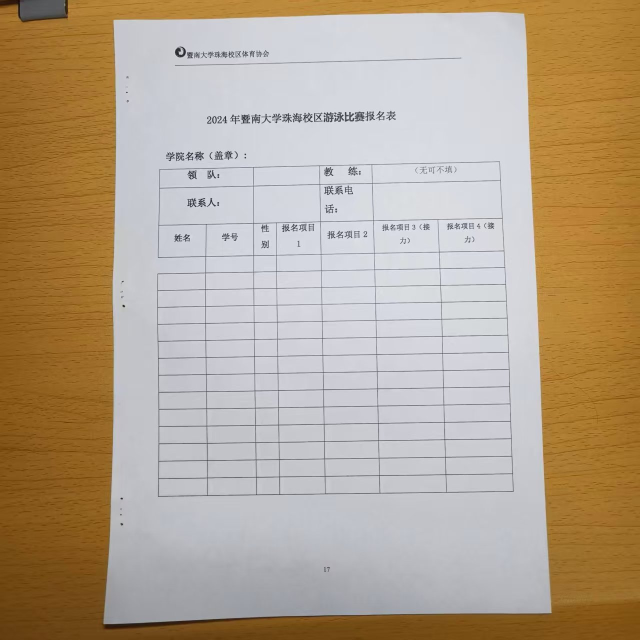
#> input picture my-experiment05/images/test.jpg, 1280 x 1280 px, found by its file name (shown at 1/2 size); its folder holds only this picture in this run
$ python main.py
#> lines starting #> are read from the running program, lines starting #| are printed output that depends on the picture; after the words box and inside, x2 and y2 are one past the last pixel; in counts of white or black regions, pixels touching at a corner belong together
import cv2
import numpy as np
import matplotlib.pyplot as plt
import os

# ==================== 使用绝对路径 ====================
username = "xie_bao_fang"
base_path = f"/home/{username}/cv-course/my-experiment05"
images_dir = os.path.join(base_path, 'images')
test_jpg_path = os.path.join(images_dir, 'test.jpg')
os.makedirs(images_dir, exist_ok=True)

print("="*60)
print("几何变换实验 - 全能扫描王效果")
print(f"图片路径: {test_jpg_path}")
print(f"图片是否存在: {os.path.exists(test_jpg_path)}")

# ==================== 1. 生成测试图 ====================
print("\n1. 生成测试图...")

def create_test_image(size=600):
#> called with size = 600
    img = np.ones((size, size, 3), dtype=np.uint8) * 255
    cv2.rectangle(img, (150, 150), (450, 350), (0, 0, 255), 3)
    cv2.circle(img, (300, 250), 100, (0, 255, 0), 3)
#> img: shape (600, 600, 3); mean of channels 0, 1, 2 249.5, 251.8, 252.8
    for y in range(100, 500, 80):
        cv2.line(img, (50, y), (550, y), (255, 0, 0), 2)
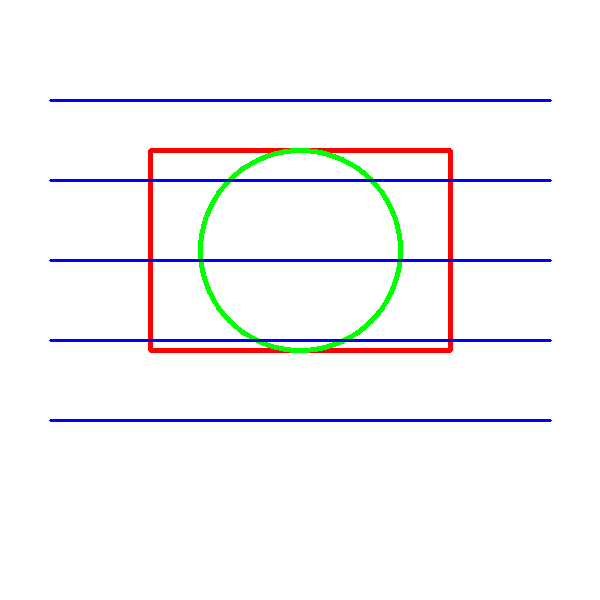
#> img: shape (600, 600, 3); mean of channels 0, 1, 2 249.7, 246.5, 247.5; drawn as B, G, R
    for x in range(100, 550, 80):
        cv2.line(img, (x, 50), (x, 550), (255, 0, 0), 2)
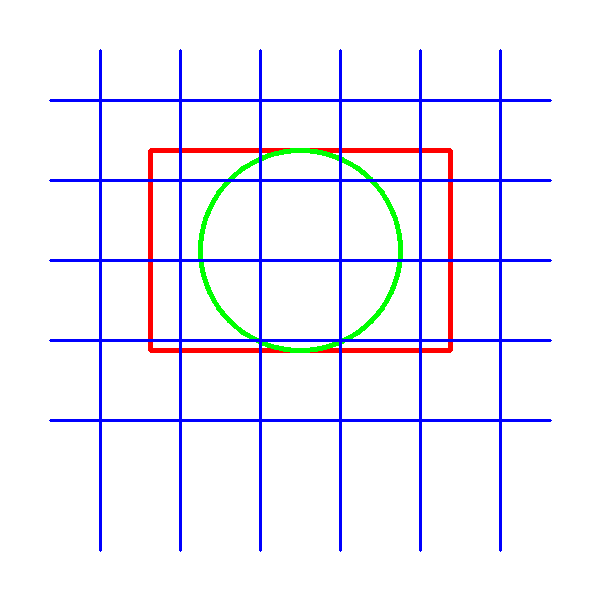
#> img: shape (600, 600, 3); 2.43% of pixels changed, all inside (x1, y1, x2, y2) = (99, 49, 502, 552); drawn as B, G, R
    cv2.putText(img, "Rectangle", (180, 130), cv2.FONT_HERSHEY_SIMPLEX, 0.6, (0, 0, 255), 2)
    cv2.putText(img, "Circle", (270, 240), cv2.FONT_HERSHEY_SIMPLEX, 0.6, (0, 255, 0), 2)
    cv2.putText(img, "Parallel Lines", (220, 80), cv2.FONT_HERSHEY_SIMPLEX, 0.5, (255, 0, 0), 2)
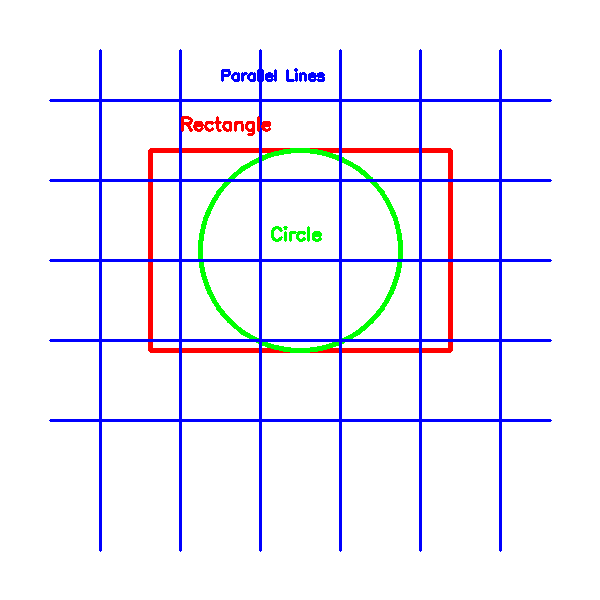
#> img: shape (600, 600, 3); mean of channels 0, 1, 2 249, 239.4, 240.6; drawn as B, G, R
    return img

test_img = create_test_image(600)
cv2.imwrite(os.path.join(images_dir, '0_original.png'), test_img)

# ==================== 2. 相似变换 ====================
h, w = test_img.shape[:2]
#> h = 600; w = 600
M = cv2.getRotationMatrix2D((w//2, h//2), 30, 0.8)
#> M = [[0.693, 0.4, -27.85], [-0.4, 0.693, 212.2]]
similarity_img = cv2.warpAffine(test_img, M, (w, h), borderMode=cv2.BORDER_CONSTANT, borderValue=(255,255,255))
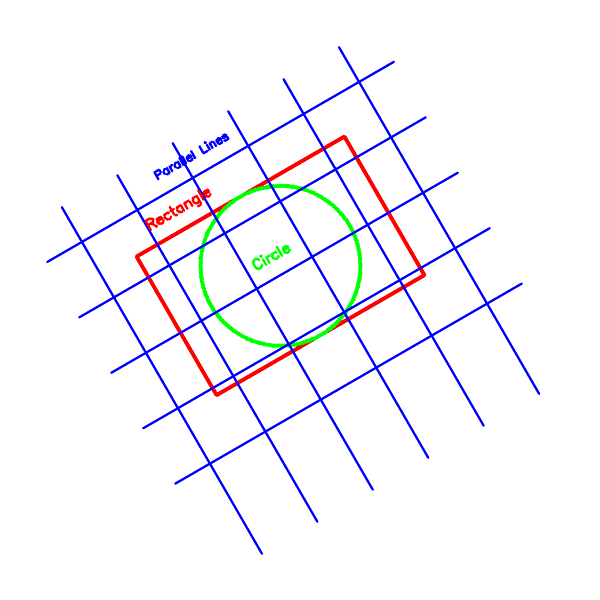
#> similarity_img: shape (600, 600, 3); mean of channels 0, 1, 2 251.2, 245, 245.8; drawn as B, G, R
cv2.imwrite(os.path.join(images_dir, '1_similarity.png'), similarity_img)

# ==================== 3. 仿射变换 ====================
pts1 = np.float32([[50, 50], [550, 50], [50, 550]])
pts2 = np.float32([[50, 100], [550, 50], [150, 550]])
M = cv2.getAffineTransform(pts1, pts2)
#> M = [[1, 0.2, -10], [-0.1, 0.9, 60]]
affine_img = cv2.warpAffine(test_img, M, (w, h), borderMode=cv2.BORDER_CONSTANT, borderValue=(255,255,255))
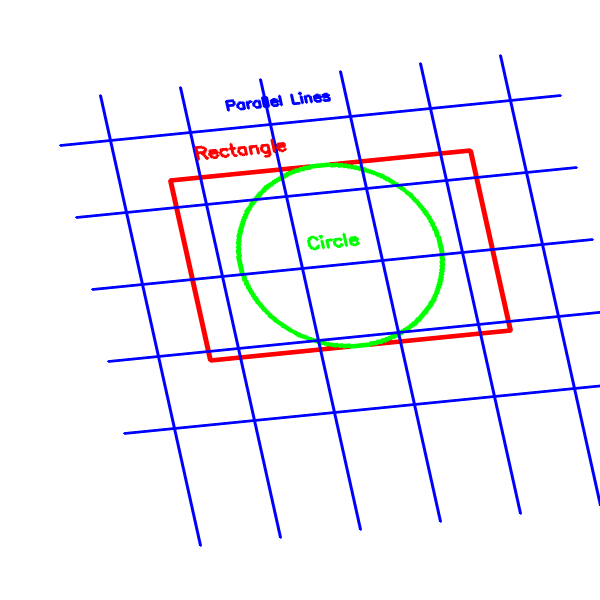
#> affine_img: shape (600, 600, 3); mean of channels 0, 1, 2 249.5, 240.7, 241.9; drawn as B, G, R
cv2.imwrite(os.path.join(images_dir, '2_affine.png'), affine_img)

# ==================== 4. 透视变换 ====================
pts1 = np.float32([[50, 50], [550, 50], [50, 550], [550, 550]])
pts2 = np.float32([[80, 30], [520, 80], [30, 520], [570, 570]])
M = cv2.getPerspectiveTransform(pts1, pts2)
#> M = [[0.885, -0.109, 39.9], [0.101, 0.773, -14.19], [3.75e-05, -0.000368, 1]]
perspective_img = cv2.warpPerspective(test_img, M, (w, h), borderMode=cv2.BORDER_CONSTANT, borderValue=(255,255,255))
cv2.imwrite(os.path.join(images_dir, '3_perspective.png'), perspective_img)
print("前4部分完成，图片已保存")

# ==================== 5. 几何性质分析 ====================
print("\n" + "="*60)
print("几何性质分析")
print("="*60)
print("""
相似变换: 保持直线、平行、垂直，圆可能变椭圆
仿射变换: 保持直线、平行，不保持垂直，圆变椭圆
透视变换: 只保持直线，平行和垂直都不保持
""")

# ==================== 6. 扫描王效果：A4纸校正并铺满 ====================
print("\n" + "="*60)
print("6. 全能扫描王效果：A4纸校正并铺满画面")

corrected_img = None
real_photo = None

if not os.path.exists(test_jpg_path):
    print(f"错误：找不到图片 {test_jpg_path}")
    print("请将A4纸照片命名为 test.jpg 放到 images 文件夹中")
else:
    print(f"成功找到图片: {test_jpg_path}")
    real_photo = cv2.imread(test_jpg_path)
#> real_photo is the input picture: shape (1280, 1280, 3); mean B, G, R 143.5, 164.8, 181.6

    if real_photo is None:
        print("错误：无法读取图片，文件可能损坏")
    else:
        print(f"图片尺寸: {real_photo.shape}")
#| 图片尺寸: (1280, 1280, 3)
        h, w = real_photo.shape[:2]
#> h = 1280; w = 1280

        # 显示图片让用户选择角点
        points = []
        img_copy = real_photo.copy()

        def mouse_callback(event, x, y, flags, param):
            if event == cv2.EVENT_LBUTTONDOWN:
                if len(points) < 4:
                    points.append([x, y])
                    cv2.circle(img_copy, (x, y), 8, (0, 255, 0), -1)
                    cv2.putText(img_copy, str(len(points)), (x+10, y-10),
                                cv2.FONT_HERSHEY_SIMPLEX, 0.6, (0, 255, 0), 2)
                    cv2.imshow('Select 4 corners of A4 paper', img_copy)
                    print(f"已选择点{len(points)}: ({x}, {y})")

                    if len(points) == 4:
                        print("已选择4个角点，按 Enter 键继续...")

        cv2.imshow('Select 4 corners of A4 paper', img_copy)
        cv2.setMouseCallback('Select 4 corners of A4 paper', mouse_callback)
        print("\n请按顺序点击A4纸的四个角点：")
        print("  点1: 左上角")
        print("  点2: 右上角")
        print("  点3: 左下角")
        print("  点4: 右下角")

        cv2.waitKey(0)
        cv2.destroyAllWindows()

        if len(points) == 4:
            print(f"\n选择的角点: {points}")
            pts_src = np.float32(points)

            # 关键：计算A4纸的宽度和高度（按比例，A4纸长宽比约为√2:1 ≈ 1.414）
            # 计算源图像中A4纸的实际宽度和高度
            width_top = np.linalg.norm(pts_src[1] - pts_src[0])   # 上边宽度
            width_bottom = np.linalg.norm(pts_src[3] - pts_src[2]) # 下边宽度
            height_left = np.linalg.norm(pts_src[2] - pts_src[0])   # 左边高度
            height_right = np.linalg.norm(pts_src[3] - pts_src[1])  # 右边高度

            # 取平均作为最终尺寸
            paper_width = int((width_top + width_bottom) / 2)
            paper_height = int((height_left + height_right) / 2)

            # 或者使用A4纸标准比例（长边:短边 = √2:1 ≈ 1.414）
            # 这里我们让输出图像的大小为 A4 比例（宽度:高度 = 1:1.414 或 1.414:1）
            # 为了铺满画面，我们让输出图像和原图大小一致，但只显示A4纸区域
            output_width = max(paper_width, paper_height)
            output_height = int(output_width * 1.414)  # A4比例

            # 也可以让输出图像铺满，使用固定的输出尺寸
            # 这里使用 A4 比例，输出尺寸为 800x1131 左右
            output_width = 800
            output_height = int(output_width * 1.414)  # 1131

            print(f"A4纸尺寸: 宽度={paper_width:.0f}, 高度={paper_height:.0f}")
            print(f"输出图像尺寸: {output_width} x {output_height}")

            # 目标四个角点（铺满整个输出图像，变成矩形电子版）
            pts_dst = np.float32([
                [0, 0],                    # 左上角
                [output_width, 0],         # 右上角
                [0, output_height],        # 左下角
                [output_width, output_height]  # 右下角
            ])

            try:
                # 计算透视变换矩阵
                M = cv2.getPerspectiveTransform(pts_src, pts_dst)
                # 应用变换，输出指定大小的图像
                corrected_img = cv2.warpPerspective(real_photo, M, (output_width, output_height))

                # 保存结果
                cv2.imwrite(os.path.join(images_dir, '4_distorted_paper.png'), real_photo)
                cv2.imwrite(os.path.join(images_dir, '5_corrected_paper.png'), corrected_img)
                print("\n已保存: 4_distorted_paper.png（原始照片）")
                print("已保存: 5_corrected_paper.png（扫描王效果-电子版）")

                # 保存角点信息
                with open(os.path.join(images_dir, 'corners.txt'), 'w') as f:
                    f.write("选择的四个角点坐标（顺序：左上、右上、左下、右下）：\n")
                    for i, pt in enumerate(pts_src):
                        f.write(f"点{i+1}: ({pt[0]:.1f}, {pt[1]:.1f})\n")
                    f.write(f"\n输出图像尺寸: {output_width} x {output_height}\n")
                print("已保存: corners.txt")

            except Exception as e:
                print(f"透视变换失败: {e}")
        else:
            print(f"错误：只选择了 {len(points)} 个点，需要4个点")

# ==================== 7. 生成对比图 ====================
print("\n7. 生成对比图...")

# 准备显示的图像
img_original = test_img
img_similarity = similarity_img
img_affine = affine_img
img_perspective = perspective_img

if corrected_img is not None and real_photo is not None:
    img_distorted = real_photo
    img_corrected = corrected_img
else:
    h, w = 600, 800
    img_distorted = np.ones((h, w, 3), dtype=np.uint8) * 240
    img_corrected = np.ones((h, w, 3), dtype=np.uint8) * 240
    cv2.putText(img_distorted, "No test.jpg or correction failed", (50, 400),
                cv2.FONT_HERSHEY_SIMPLEX, 0.6, (0, 0, 255), 2)
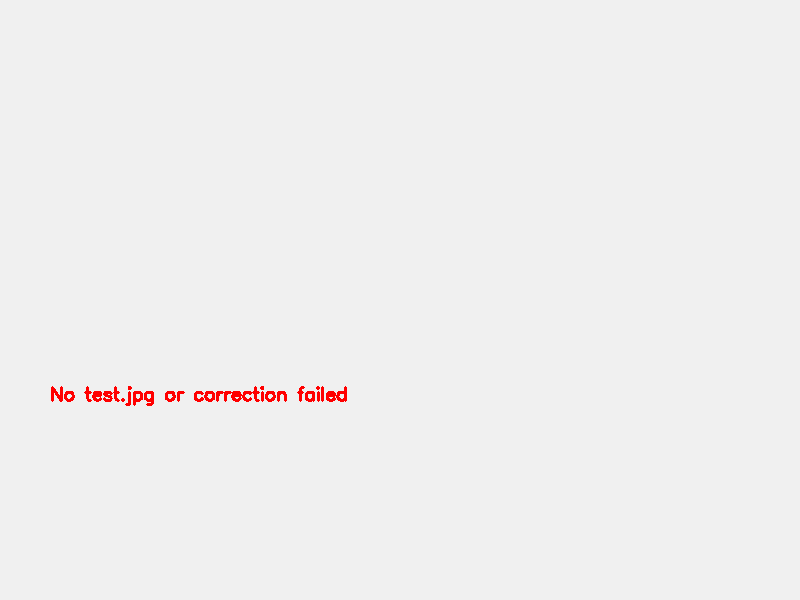
#> img_distorted: shape (600, 800, 3); mean of channels 0, 1, 2 239, 239, 240.1; drawn as B, G, R
    cv2.putText(img_corrected, "Please select 4 corners correctly", (50, 400),
                cv2.FONT_HERSHEY_SIMPLEX, 0.6, (0, 0, 255), 2)

fig, axes = plt.subplots(2, 3, figsize=(15, 10))
fig.suptitle('几何变换对比实验 - 全能扫描王效果', fontsize=16)

images_to_show = [
    (img_original, '原图（测试图）'),
    (img_similarity, '相似变换'),
    (img_affine, '仿射变换'),
    (img_perspective, '透视变换'),
    (img_distorted, '原始A4纸照片'),
    (img_corrected, '扫描王效果\n(电子版)')
]

for idx, (img, title) in enumerate(images_to_show):
    row, col = idx // 3, idx % 3
    axes[row, col].imshow(cv2.cvtColor(img, cv2.COLOR_BGR2RGB))
    axes[row, col].set_title(title, fontsize=12)
    axes[row, col].axis('off')
#> this loop made 6 passes
#> (title, row, col) on passes 1 to 5: ('原图（测试图）', 0, 0), ('相似变换', 0, 1), ('仿射变换', 0, 2), ('透视变换', 1, 0), ('原始A4纸照片', 1, 1)
#> (row, col) on pass 6: (1, 2)

plt.tight_layout()
result_path = os.path.join(images_dir, 'geometry_transform_result.png')
plt.savefig(result_path, dpi=150)
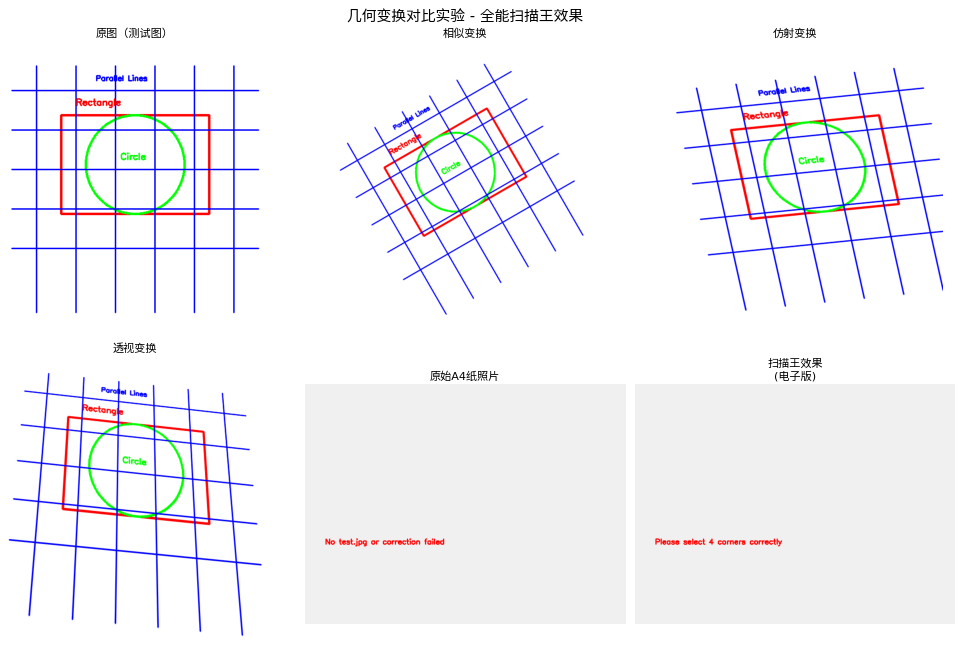
#> figure drawn by matplotlib, 6 panels
plt.show()

print(f"对比图已保存: {result_path}")

# ==================== 8. 输出结果 ====================
print("\n" + "="*60)
print("生成的文件列表")
print("="*60)
for filename in os.listdir(images_dir):
    print(f"  - images/{filename}")

print("\n实验完成！")
if corrected_img is not None:
    print("✅ 透视校正成功！")
    print("✅ 已生成扫描王效果：images/5_corrected_paper.png")
    print("   - A4纸区域已被单独裁剪出来")
    print("   - 已铺满整个画面")
    print("   - 变成矩形电子版效果")
else:
    print("❌ 透视校正失败，请检查角点选择是否正确")
